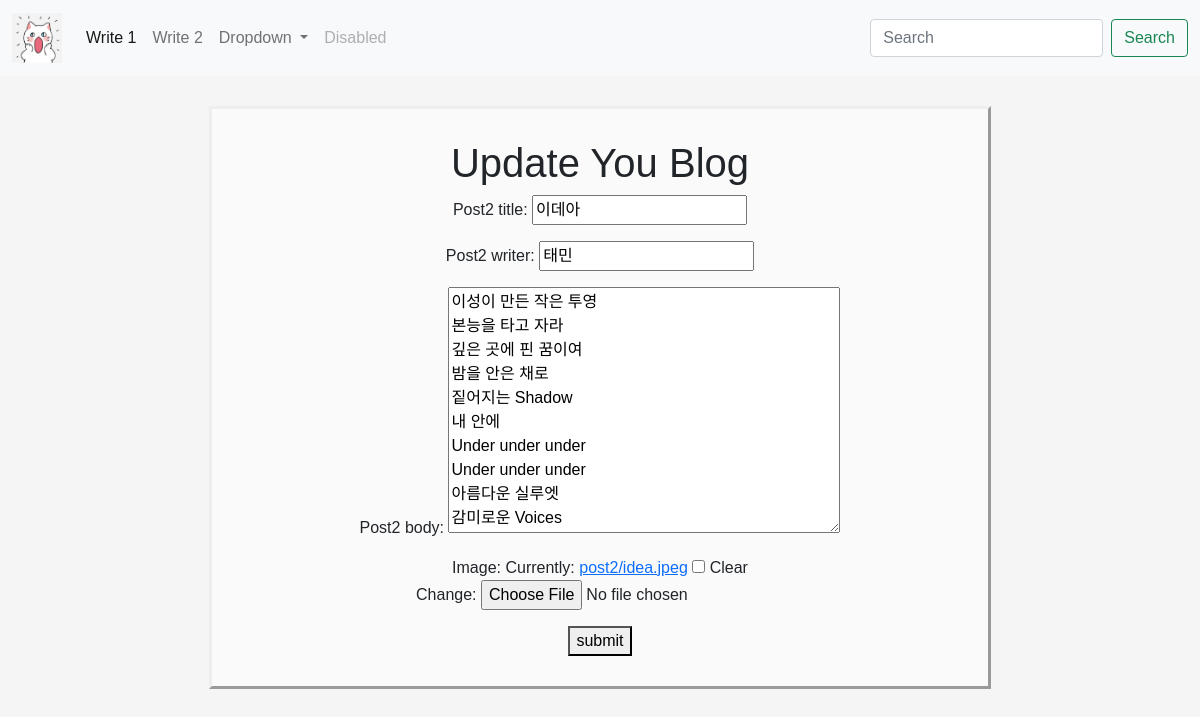
/app2/edit2/11, run on an earlier commit of the app's database.
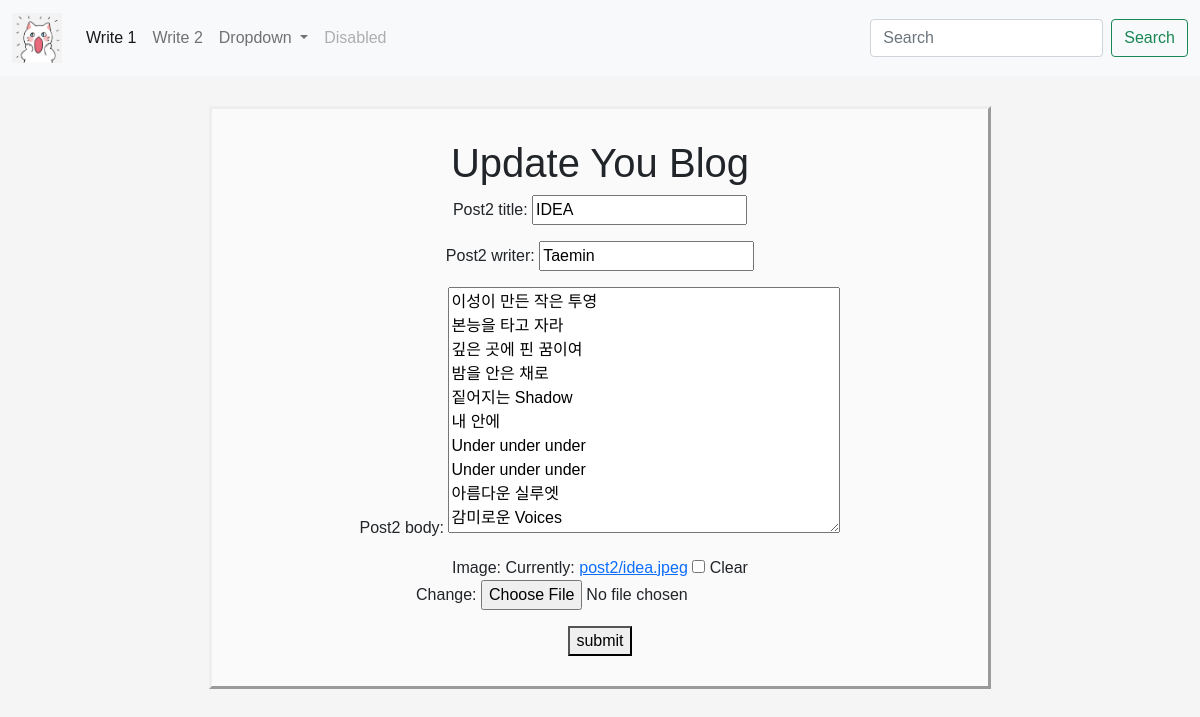
And on a later commit of the database.
### app2/models.py (models this page shows, shortened)
class Post2(models.Model):
    post2_title = models.CharField(max_length=200)
    post2_writer = models.CharField(max_length=100)
    post2_date = models.DateTimeField(null=True)
    post2_body = models.TextField()
    image = models.ImageField(upload_to = "post2/", blank = True, null = True)
    image_thumbnail = ImageSpecField(source='image', processors=[ResizeToFill(250, 250)], format='JPEG')

### app2/views.py (the view, shortened to what this page needs)
# urls.py: path('edit2/<str:id>', edit2, name="edit2"),
def edit2(request, id):
    post = get_object_or_404(Post2, pk = id)
    if request.method == 'GET': #수정하려고 들어갔을 때
        post_form = BlogForm(instance = post)
        return render(request, 'edit2.html', {'edit_post':post_form})

### app2/forms.py
class BlogForm(forms.ModelForm):
    class Meta:
        model = Post2
        fields = ['post2_title', 'post2_writer', 'post2_body', 'image']

### app2/templates/edit2.html (shortened to what this page needs)
{% extends 'base.html' %}
{% block content %}
<div class="mainbox1">
<h1>Update You Blog</h1>
<form method="POST" enctype="multipart/form-data">
    {{ edit_post.as_p }}
    <button type="submit">submit</button>
</form>
</div>
{% endblock %}

What changed in the data, as far as the page shows it:
changed Post2: post2_title "이데아" → "IDEA"; post2_writer "태민" → "Taemin"
